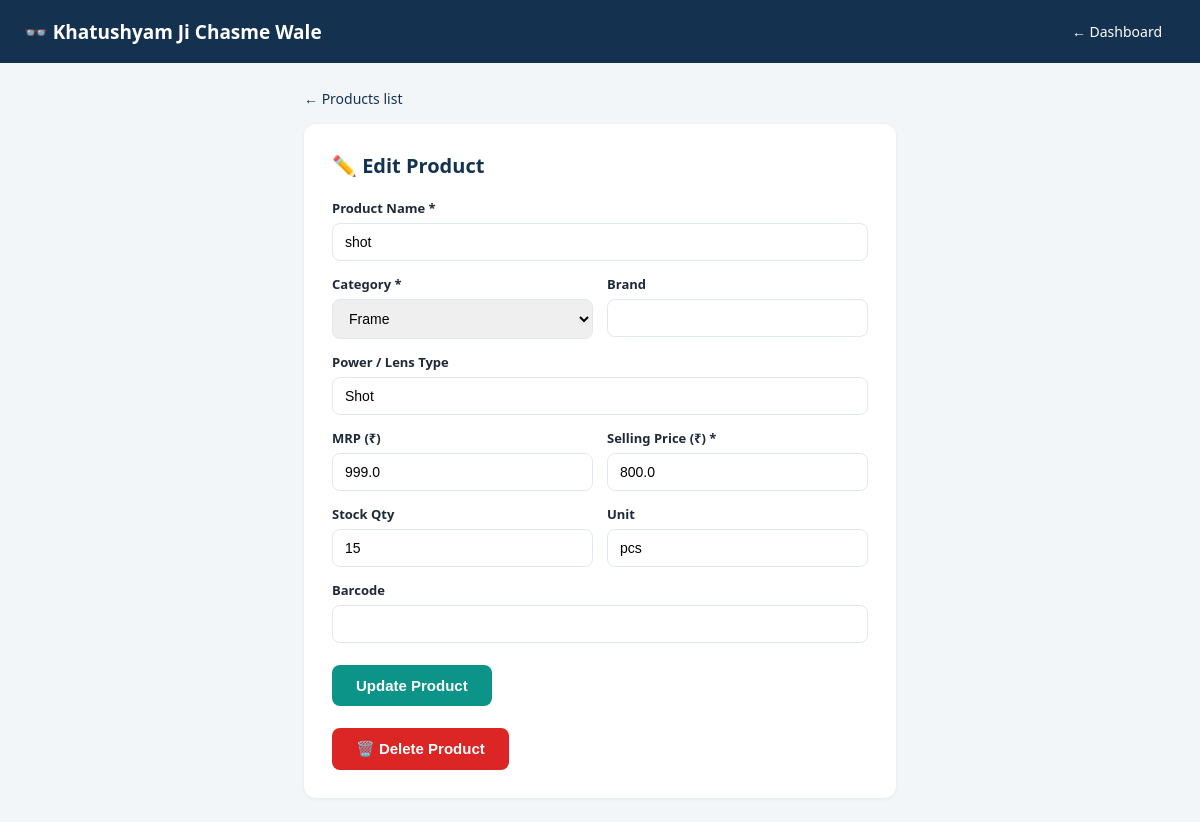
Page /edit-product/1 (signed in) on the committed database.
### tables this page shows
CREATE TABLE products (
            id INTEGER PRIMARY KEY AUTOINCREMENT,
            name TEXT NOT NULL,
            category TEXT NOT NULL,
            brand TEXT,
            power_type TEXT,
            mrp REAL NOT NULL DEFAULT 0,
            selling_price REAL NOT NULL DEFAULT 0,
            stock_qty INTEGER NOT NULL DEFAULT 0,
            unit TEXT NOT NULL DEFAULT 'pcs',
            barcode TEXT,
            created_at TEXT NOT NULL
        );

### app.py (the view, shortened to what this page needs)
@app.route("/edit-product/<int:product_id>", methods=["GET", "POST"])
@login_required
def edit_product(product_id):
    db = get_db()
    product = db.execute("SELECT * FROM products WHERE id = ?", (product_id,)).fetchone()
    if not product:
        flash("Product nahi mila.", "error")
        return redirect(url_for("products"))
    return render_template("edit_product.html", shop_name=SHOP_NAME, product=product,
                            categories=CATEGORIES, brands=get_brands(db))

### app.py (called while the page is built)
def get_db():
    if "db" not in g:
        g.db = sqlite3.connect(DB_PATH)
        g.db.row_factory = sqlite3.Row
        g.db.execute("PRAGMA foreign_keys = ON")
    return g.db

def login_required(view):
    @wraps(view)
    def wrapped(*args, **kwargs):
        if not session.get("logged_in"):
            return redirect(url_for("login"))
        return view(*args, **kwargs)
    return wrapped

def get_brands(conn):
    rows = conn.execute(
        "SELECT DISTINCT brand FROM products WHERE brand IS NOT NULL AND TRIM(brand) != '' "
        "ORDER BY brand COLLATE NOCASE").fetchall()
    return [r["brand"] for r in rows]

### templates/edit_product.html (shortened to what this page needs)
<!DOCTYPE html>
<html lang="en">
<head>
</head>
<body>
  <div class="navbar">
    <div class="brand">👓 {{ shop_name }}</div>
    <a href="{{ url_for('home') }}">← Dashboard</a>
  </div>
  <div class="container">
    <a class="back-link" href="{{ url_for('products') }}">← Products list</a>
    <div class="card">
      <h2>✏️ Edit Product</h2>
      <form method="POST">
        <label for="name">Product Name *</label>
        <input type="text" id="name" name="name" required value="{{ product.name }}">
        <div class="form-row">
          <div>
            <label for="category">Category *</label>
            <select id="category" name="category" required>
              {% for c in categories %}
              <option value="{{ c }}" {% if c == product.category %}selected{% endif %}>{{ c }}</option>
              {% endfor %}
            </select>
          </div>
          <div>
            <label for="brand">Brand</label>
            <input list="brand-list" id="brand" name="brand" value="{{ product.brand or '' }}">
          </div>
        </div>
        <label for="power_type">Power / Lens Type</label>
        <input type="text" id="power_type" name="power_type" value="{{ product.power_type or '' }}">
        <div class="form-row">
          <div>
            <label for="mrp">MRP (₹)</label>
            <input type="number" id="mrp" name="mrp" step="0.01" min="0" value="{{ product.mrp }}">
          </div>
          <div>
            <label for="selling_price">Selling Price (₹) *</label>
            <input type="number" id="selling_price" name="selling_price" step="0.01" min="0" required value="{{ product.selling_price }}">
          </div>
        </div>
        <div class="form-row">
          <div>
            <label for="stock_qty">Stock Qty</label>
            <input type="number" id="stock_qty" name="stock_qty" min="0" value="{{ product.stock_qty }}">
          </div>
          <div>
            <label for="unit">Unit</label>
            <input type="text" id="unit" name="unit" value="{{ product.unit }}">
          </div>
        </div>
        <label for="barcode">Barcode</label>
        <input type="text" id="barcode" name="barcode" value="{{ product.barcode or '' }}">
        <button type="submit">Update Product</button>
      </form>
      <form class="delete-form" method="POST" action="{{ url_for('delete_product', product_id=product.id) }}"
            onsubmit="return confirm('Kya aap sach mein is product ko delete karna chahte hain?');">
        <button type="submit" class="delete-btn">🗑️ Delete Product</button>
      </form>
    </div>
  </div>
</body>
</html>

### templates/edit_product.html (style rules this page uses)
:root { --navy: #14324f; --navy-dark: #0c2338; --teal: #0d9488; --teal-light: #14b8a6; --bg: #f3f6f9; --card: #ffffff; --text: #1f2937; --muted: #6b7280; --border: #e2e8f0; --error: #dc2626; --success: #16a34a; }
* { box-sizing: border-box; }
body { margin: 0; font-family: 'Segoe UI', system-ui, sans-serif; background: var(--bg); color: var(--text); }
.navbar { background: var(--navy); color: white; padding: 14px 24px; display: flex; align-items: center; justify-content: space-between; }
.navbar .brand { font-size: 19px; font-weight: 700; }
.navbar a { color: white; text-decoration: none; font-size: 14px; padding: 8px 14px; border-radius: 6px; }
.container { max-width: 640px; margin: 0 auto; padding: 24px; }
.back-link { display: inline-block; margin-bottom: 16px; color: var(--navy); text-decoration: none; font-size: 14px; }
.card { background: var(--card); border-radius: 12px; padding: 28px; box-shadow: 0 1px 4px rgba(0,0,0,0.06); }
.card h2 { margin: 0 0 20px; color: var(--navy); font-size: 20px; }
.form-row { display: grid; grid-template-columns: 1fr 1fr; gap: 14px; }
label { display: block; font-size: 13px; font-weight: 600; margin-bottom: 6px; margin-top: 14px; }
input, select { width: 100%; padding: 10px 12px; border: 1.5px solid var(--border); border-radius: 8px; font-size: 14px; }
button { margin-top: 22px; padding: 12px 24px; background: var(--teal); color: white; border: none; border-radius: 8px; font-size: 15px; font-weight: 600; cursor: pointer; }
.delete-form { margin-top: 12px; display: inline; }
.delete-btn { background: var(--error); }

### rows in the picture
products: name "shot", category "Frame", power_type "Shot", mrp "999.0", selling_price "800.0", stock_qty "15", unit "pcs"

### other values in the picture
{{ shop_name }} "Khatushyam Ji Chasme Wale"
